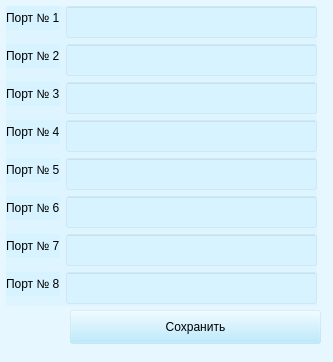
<?xml version="1.0" encoding="UTF-8"?>
<ui version="4.0">
 <class>Form</class>
 <widget class="QWidget" name="Form">
  <property name="windowModality">
   <enum>Qt::ApplicationModal</enum>
  </property>
  <property name="geometry">
   <rect>
    <x>0</x>
    <y>0</y>
    <width>333</width>
    <height>362</height>
   </rect>
  </property>
  <property name="sizePolicy">
   <sizepolicy hsizetype="Fixed" vsizetype="Fixed">
    <horstretch>0</horstretch>
    <verstretch>0</verstretch>
   </sizepolicy>
  </property>
  <property name="windowTitle">
   <string>Редактирование</string>
  </property>
  <property name="windowOpacity">
   <double>1.000000000000000</double>
  </property>
  <property name="styleSheet">
   <string notr="true">background:rgba(169, 230, 255, 40)</string>
  </property>
  <widget class="QPushButton" name="pushButton">
   <property name="geometry">
    <rect>
     <x>70</x>
     <y>310</y>
     <width>251</width>
     <height>34</height>
    </rect>
   </property>
   <property name="text">
    <string>Сохранить</string>
   </property>
  </widget>
  <widget class="QWidget" name="layoutWidget">
   <property name="geometry">
    <rect>
     <x>6</x>
     <y>6</y>
     <width>311</width>
     <height>300</height>
    </rect>
   </property>
   <layout class="QFormLayout" name="formLayout">
    <item row="0" column="0">
     <widget class="QLabel" name="label">
      <property name="text">
       <string>Порт № 1</string>
      </property>
     </widget>
    </item>
    <item row="0" column="1">
     <widget class="QLineEdit" name="lineEdit">
      <property name="minimumSize">
       <size>
        <width>0</width>
        <height>32</height>
       </size>
      </property>
      <property name="maximumSize">
       <size>
        <width>16777215</width>
        <height>32</height>
       </size>
      </property>
     </widget>
    </item>
    <item row="1" column="0">
     <widget class="QLabel" name="label_2">
      <property name="text">
       <string>Порт № 2</string>
      </property>
     </widget>
    </item>
    <item row="1" column="1">
     <widget class="QLineEdit" name="lineEdit_2">
      <property name="minimumSize">
       <size>
        <width>0</width>
        <height>32</height>
       </size>
      </property>
      <property name="maximumSize">
       <size>
        <width>16777215</width>
        <height>32</height>
       </size>
      </property>
     </widget>
    </item>
    <item row="2" column="0">
     <widget class="QLabel" name="label_3">
      <property name="text">
       <string>Порт № 3</string>
      </property>
     </widget>
    </item>
    <item row="2" column="1">
     <widget class="QLineEdit" name="lineEdit_3">
      <property name="minimumSize">
       <size>
        <width>0</width>
        <height>32</height>
       </size>
      </property>
      <property name="maximumSize">
       <size>
        <width>16777215</width>
        <height>32</height>
       </size>
      </property>
     </widget>
    </item>
    <item row="3" column="0">
     <widget class="QLabel" name="label_4">
      <property name="text">
       <string>Порт № 4</string>
      </property>
     </widget>
    </item>
    <item row="3" column="1">
     <widget class="QLineEdit" name="lineEdit_4">
      <property name="minimumSize">
       <size>
        <width>0</width>
        <height>32</height>
       </size>
      </property>
      <property name="maximumSize">
       <size>
        <width>16777215</width>
        <height>32</height>
       </size>
      </property>
     </widget>
    </item>
    <item row="4" column="0">
     <widget class="QLabel" name="label_5">
      <property name="text">
       <string>Порт № 5</string>
      </property>
     </widget>
    </item>
    <item row="4" column="1">
     <widget class="QLineEdit" name="lineEdit_5">
      <property name="minimumSize">
       <size>
        <width>0</width>
        <height>32</height>
       </size>
      </property>
      <property name="maximumSize">
       <size>
        <width>16777215</width>
        <height>32</height>
       </size>
      </property>
     </widget>
    </item>
    <item row="5" column="0">
     <widget class="QLabel" name="label_6">
      <property name="text">
       <string>Порт № 6</string>
      </property>
     </widget>
    </item>
    <item row="5" column="1">
     <widget class="QLineEdit" name="lineEdit_6">
      <property name="minimumSize">
       <size>
        <width>0</width>
        <height>32</height>
       </size>
      </property>
      <property name="maximumSize">
       <size>
        <width>16777215</width>
        <height>32</height>
       </size>
      </property>
     </widget>
    </item>
    <item row="6" column="0">
     <widget class="QLabel" name="label_7">
      <property name="text">
       <string>Порт № 7</string>
      </property>
     </widget>
    </item>
    <item row="6" column="1">
     <widget class="QLineEdit" name="lineEdit_7">
      <property name="minimumSize">
       <size>
        <width>0</width>
        <height>32</height>
       </size>
      </property>
      <property name="maximumSize">
       <size>
        <width>16777215</width>
        <height>32</height>
       </size>
      </property>
     </widget>
    </item>
    <item row="7" column="0">
     <widget class="QLabel" name="label_8">
      <property name="text">
       <string>Порт № 8</string>
      </property>
     </widget>
    </item>
    <item row="7" column="1">
     <widget class="QLineEdit" name="lineEdit_8">
      <property name="minimumSize">
       <size>
        <width>0</width>
        <height>32</height>
       </size>
      </property>
      <property name="maximumSize">
       <size>
        <width>16777215</width>
        <height>32</height>
       </size>
      </property>
     </widget>
    </item>
   </layout>
  </widget>
 </widget>
 <resources/>
 <connections/>
</ui>
